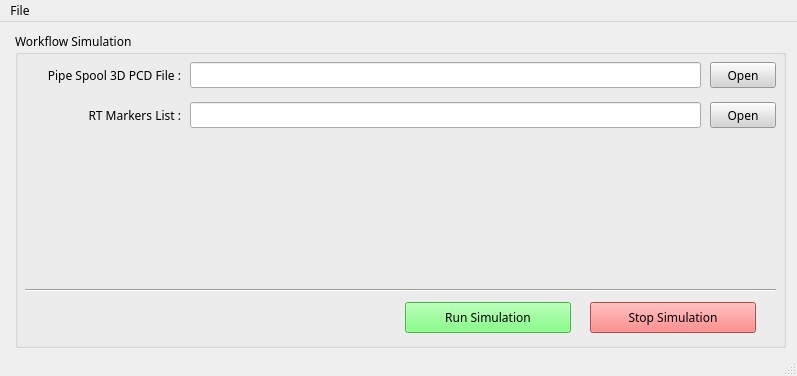
<?xml version="1.0" encoding="UTF-8"?>
<ui version="4.0">
 <author>IAE</author>
 <class>MainWindow</class>
 <widget class="QMainWindow" name="MainWindow">
  <property name="geometry">
   <rect>
    <x>0</x>
    <y>0</y>
    <width>797</width>
    <height>376</height>
   </rect>
  </property>
  <property name="font">
   <font>
    <family>NanumSquare</family>
   </font>
  </property>
  <property name="windowTitle">
   <string/>
  </property>
  <property name="windowIcon">
   <iconset theme="document-save-as">
    <normaloff>.</normaloff>.</iconset>
  </property>
  <property name="toolTip">
   <string/>
  </property>
  <property name="styleSheet">
   <string notr="true"/>
  </property>
  <widget class="QWidget" name="centralwidget">
   <widget class="QGroupBox" name="groupBox_4">
    <property name="geometry">
     <rect>
      <x>15</x>
      <y>10</y>
      <width>771</width>
      <height>316</height>
     </rect>
    </property>
    <property name="title">
     <string>Workflow Simulation</string>
    </property>
    <widget class="QLabel" name="label">
     <property name="geometry">
      <rect>
       <x>15</x>
       <y>30</y>
       <width>151</width>
       <height>26</height>
      </rect>
     </property>
     <property name="text">
      <string>Pipe Spool 3D PCD File :</string>
     </property>
     <property name="alignment">
      <set>Qt::AlignRight|Qt::AlignTrailing|Qt::AlignVCenter</set>
     </property>
    </widget>
    <widget class="QLineEdit" name="edit_pcd_file">
     <property name="geometry">
      <rect>
       <x>175</x>
       <y>30</y>
       <width>511</width>
       <height>26</height>
      </rect>
     </property>
     <property name="readOnly">
      <bool>true</bool>
     </property>
    </widget>
    <widget class="QLabel" name="label_2">
     <property name="geometry">
      <rect>
       <x>15</x>
       <y>70</y>
       <width>151</width>
       <height>26</height>
      </rect>
     </property>
     <property name="text">
      <string>RT Markers List :</string>
     </property>
     <property name="alignment">
      <set>Qt::AlignRight|Qt::AlignTrailing|Qt::AlignVCenter</set>
     </property>
    </widget>
    <widget class="QLineEdit" name="edit_marker_file">
     <property name="geometry">
      <rect>
       <x>175</x>
       <y>70</y>
       <width>511</width>
       <height>26</height>
      </rect>
     </property>
     <property name="readOnly">
      <bool>true</bool>
     </property>
    </widget>
    <widget class="QPushButton" name="btn_open_pcd">
     <property name="geometry">
      <rect>
       <x>695</x>
       <y>30</y>
       <width>66</width>
       <height>26</height>
      </rect>
     </property>
     <property name="font">
      <font>
       <family>NanumSquare</family>
      </font>
     </property>
     <property name="styleSheet">
      <string notr="true">color: rgb(0,0,0);
background-color: rgb(212, 212, 212);</string>
     </property>
     <property name="text">
      <string>Open</string>
     </property>
    </widget>
    <widget class="QPushButton" name="btn_open_markers">
     <property name="geometry">
      <rect>
       <x>695</x>
       <y>70</y>
       <width>66</width>
       <height>26</height>
      </rect>
     </property>
     <property name="font">
      <font>
       <family>NanumSquare</family>
      </font>
     </property>
     <property name="styleSheet">
      <string notr="true">color: rgb(0,0,0);
background-color: rgb(212, 212, 212);</string>
     </property>
     <property name="text">
      <string>Open</string>
     </property>
    </widget>
    <widget class="QPushButton" name="btn_run_simulation">
     <property name="geometry">
      <rect>
       <x>390</x>
       <y>270</y>
       <width>166</width>
       <height>31</height>
      </rect>
     </property>
     <property name="font">
      <font>
       <family>NanumSquare</family>
      </font>
     </property>
     <property name="styleSheet">
      <string notr="true">color: rgb(0,0,0);
background-color: rgb(100,255,100);</string>
     </property>
     <property name="text">
      <string>Run Simulation</string>
     </property>
     <property name="icon">
      <iconset>
       <normaloff>../resource/run.png</normaloff>../resource/run.png</iconset>
     </property>
    </widget>
    <widget class="QPushButton" name="btn_run_simulation_2">
     <property name="geometry">
      <rect>
       <x>575</x>
       <y>270</y>
       <width>166</width>
       <height>31</height>
      </rect>
     </property>
     <property name="font">
      <font>
       <family>NanumSquare</family>
      </font>
     </property>
     <property name="styleSheet">
      <string notr="true">color: rgb(0,0,0);
background-color: rgb(255, 100, 100);</string>
     </property>
     <property name="text">
      <string>Stop Simulation</string>
     </property>
     <property name="icon">
      <iconset>
       <normaloff>../resource/stop.png</normaloff>../resource/stop.png</iconset>
     </property>
    </widget>
    <widget class="Line" name="line">
     <property name="geometry">
      <rect>
       <x>10</x>
       <y>250</y>
       <width>751</width>
       <height>16</height>
      </rect>
     </property>
     <property name="orientation">
      <enum>Qt::Horizontal</enum>
     </property>
    </widget>
   </widget>
  </widget>
  <widget class="QMenuBar" name="menubar">
   <property name="geometry">
    <rect>
     <x>0</x>
     <y>0</y>
     <width>797</width>
     <height>24</height>
    </rect>
   </property>
   <widget class="QMenu" name="menuControl">
    <property name="title">
     <string>File</string>
    </property>
    <addaction name="actionExit"/>
   </widget>
   <addaction name="menuControl"/>
  </widget>
  <widget class="QStatusBar" name="statusbar"/>
  <action name="actionExit">
   <property name="text">
    <string>Exit</string>
   </property>
  </action>
 </widget>
 <resources/>
 <connections/>
 <designerdata>
  <property name="gridDeltaX">
   <number>5</number>
  </property>
  <property name="gridDeltaY">
   <number>5</number>
  </property>
  <property name="gridSnapX">
   <bool>true</bool>
  </property>
  <property name="gridSnapY">
   <bool>true</bool>
  </property>
  <property name="gridVisible">
   <bool>true</bool>
  </property>
 </designerdata>
</ui>
